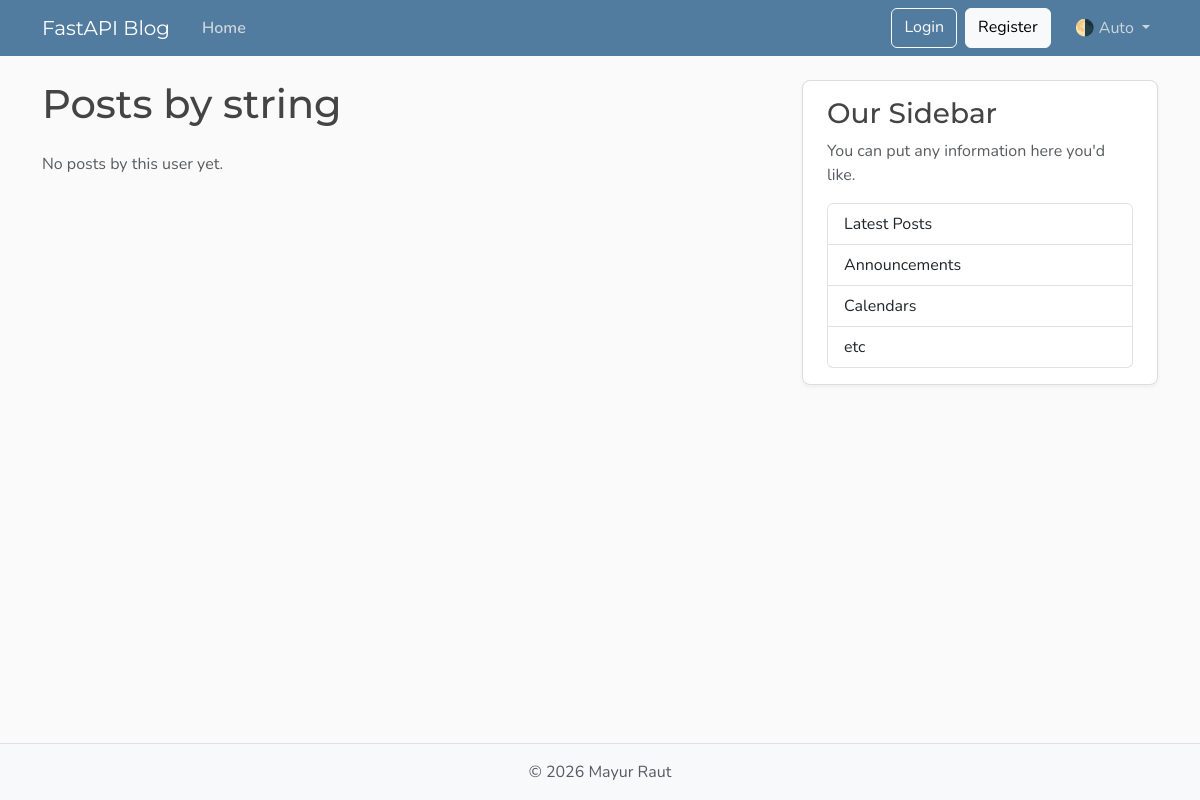
/users/1/posts, run on an earlier commit of the app's database.
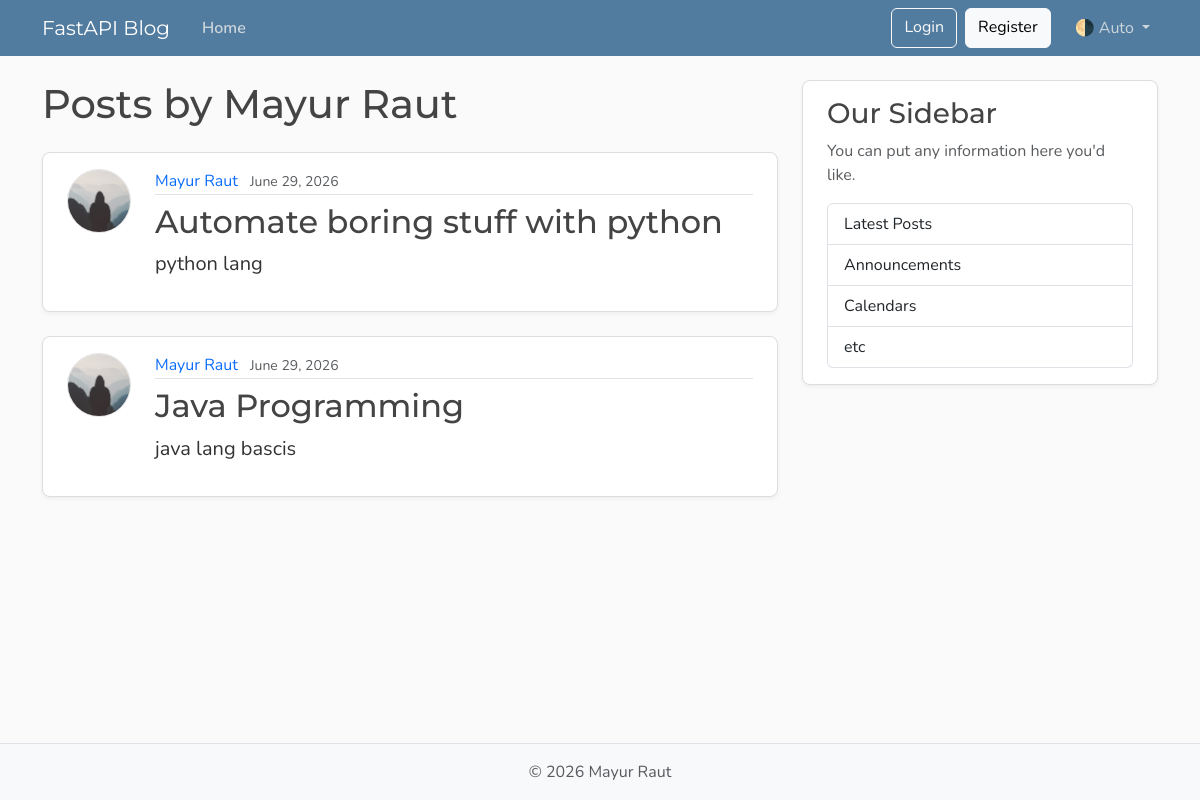
And on a later commit of the database.
### models.py (models this page shows, shortened)
class User(Base):
    __tablename__ = "users"
    id: Mapped[int] = mapped_column(Integer, primary_key=True, index=True)
    username: Mapped[str] = mapped_column(String(50), unique=True, nullable=False)
    email: Mapped[str] = mapped_column(String(120), unique=True, nullable=False)
    image_file: Mapped[str | None] = mapped_column(
        String(200),
        nullable=True,
        default=None,
    )
    posts: Mapped[list[Post]] = relationship(back_populates="author", cascade="all, delete-orphan")

class Post(Base):
    __tablename__ = "posts"
    id: Mapped[int] = mapped_column(Integer, primary_key=True, index=True)
    title: Mapped[str] = mapped_column(String(100), nullable=False)
    content: Mapped[str] = mapped_column(Text, nullable=False)
    user_id: Mapped[int] = mapped_column(
        ForeignKey("users.id"),
        nullable=False,
        index=True,
    )
    date_posted: Mapped[datetime] = mapped_column(
        DateTime(timezone=True),
        default=lambda: datetime.now(UTC),
    )
    author: Mapped[User] = relationship(back_populates="posts")

### main.py (the view)
@app.get("/users/{user_id}/posts", include_in_schema=False, name="user_posts")
async def user_posts_page(
    request: Request,
    user_id: int,
    db: Annotated[AsyncSession, Depends(get_db)],
):
    result = await db.execute(select(models.User).where(models.User.id == user_id))
    user = result.scalars().first()
    if not user:
        raise HTTPException(
            status_code=status.HTTP_404_NOT_FOUND,
            detail="User not found",
        )
    result = await db.execute(
        select(models.Post)
        .options(selectinload(models.Post.author))
        .where(models.Post.user_id == user_id),
    )
    posts = result.scalars().all()
    return templates.TemplateResponse(
        request,
        "user_posts.html",
        {"posts": posts, "user": user, "title": f"{user.username}'s Posts"},
    )

### templates/user_posts.html
{% extends "layout.html" %}
{% block content %}
  <h1 class="mb-4">Posts by {{ user.username }}</h1>
  {% for post in posts %}
    <article class="content-section py-3 px-4 mb-4">
      <div class="d-flex align-items-start gap-4">
        <img class="rounded-circle article-img flex-shrink-0"
             src="{{ post.author.image_path }}"
             alt="{{ post.author.username }}'s profile picture"
             width="64"
             height="64"
             loading="lazy">
        <div class="flex-grow-1">
          <div class="article-metadata mb-2">
            <a class="me-2"
               href="{{ url_for('user_posts', user_id=post.author.id) }}">{{ post.author.username }}</a>
            <small class="text-body-secondary">{{ post.date_posted.strftime("%B %d, %Y") }}</small>
          </div>
          <h2>
            <a class="article-title"
               href="{{ url_for('get_post_page', post_id=post.id) }}">{{ post.title }}</a>
          </h2>
          <p class="article-content">{{ post.content }}</p>
        </div>
      </div>
    </article>
  {% else %}
    <p class="text-body-secondary">No posts by this user yet.</p>
  {% endfor %}
{% endblock content %}

What changed in the data, as far as the page shows it:
changed User: username "string" → "Mayur Raut"
now on this page (row edited): Post: author.username "Mayur Raut", date_posted "June 29, 2026", title "Automate boring stuff with python", content "python lang"
now on this page (row edited): Post: author.username "Mayur Raut", date_posted "June 29, 2026", title "Java Programming", content "java lang bascis"
Also different on the page:
text no longer shown: "No posts by this user yet."
